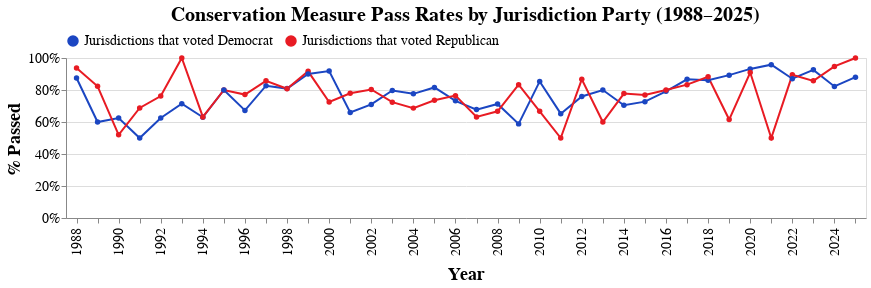

Notebook code cell kept with this figure:
### Markdown cell above
## Pass rates by jurisdiction party

### Code cell
df = (
    votes
    .filter(_.party.isin(["Democrat", "Republican"]))
    .group_by("year", "party")
    .agg(pass_fraction=((_.status.isin(["Pass", "Pass*"]))).cast("int").mean())
    .order_by("year")
    .execute()
)

chart = year_line(
    df,
    y="pass_fraction",
    group="party",
    title="Conservation Measure Pass Rates by Jurisdiction Party (1988–2025)",
    y_title="% Passed",
    stat='percent'
)


chart.save('percent_passed_party.png', ppi=200)
chart

### Figure 1 — Vega-Lite specification as saved in the notebook (floating-point values rounded to 4 significant figures)
{"config": {"view": {"continuousWidth": 300, "continuousHeight": 300}}, "data": {"name": "data-63f4d6aa61ca0f05716ce935efa443b0"}, "mark": {"type": "line", "point": true}, "encoding": {"color": {"field": "party_label", "legend": {"direction": "horizontal", "labelFontSize": 14, "labelLimit": 500, "offset": 5, "orient": "top", "title": null}, "scale": {"domain": ["Jurisdictions that voted Democrat", "Jurisdictions that voted Republican"], "range": ["#1b46c2", "#E81B23"]}, "type": "nominal"}, "x": {"axis": {"labelExpr": "(toNumber(datum.value) % 2 === 0) ? datum.value : ''", "labelFontSize": 14, "labelPadding": 4, "titleFontSize": 18, "titlePadding": 10}, "field": "year", "title": "Year", "type": "ordinal"}, "y": {"axis": {"format": "%", "labelFontSize": 14, "titleFontSize": 18}, "field": "pass_fraction", "title": "% Passed", "type": "quantitative"}}, "height": 160, "title": {"text": "Conservation Measure Pass Rates by Jurisdiction Party (1988–2025)", "dy": -5, "fontSize": 20}, "transform": [{"calculate": "datum['party'] === 'Republican' ? 'Jurisdictions that voted Republican' : datum['party'] === 'Democrat' ? 'Jurisdictions that voted Democrat' : datum['party']", "as": "party_label"}], "width": 800, "$schema": "https://vega.github.io/schema/vega-lite/v5.17.0.json", "datasets": {"data-63f4d6aa61ca0f05716ce935efa443b0": [{"year": 1988, "party": "Democrat", "pass_fraction": 0.875}, {"year": 1988, "party": "Republican", "pass_fraction": 0.9375}, {"year": 1989, "party": "Republican", "pass_fraction": 0.8235}, {"year": 1989, "party": "Democrat", "pass_fraction": 0.6}, {"year": 1990, "party": "Republican", "pass_fraction": 0.52}, {"year": 1990, "party": "Democrat", "pass_fraction": 0.625}, {"year": 1991, "party": "Republican", "pass_fraction": 0.6875}, {"year": 1991, "party": "Democrat", "pass_fraction": 0.5}, {"year": 1992, "party": "Democrat", "pass_fraction": 0.625}, {"year": 1992, "party": "Republican", "pass_fraction": 0.7619}, {"year": 1993, "party": "Republican", "pass_fraction": 1.0}, {"year": 1993, "party": "Democrat", "pass_fraction": 0.7143}, {"year": 1994, "party": "Democrat", "pass_fraction": 0.6296}, {"year": 1994, "party": "Republican", "pass_fraction": 0.6316}, {"year": 1995, "party": "Republican", "pass_fraction": 0.8}, {"year": 1995, "party": "Democrat", "pass_fraction": 0.8}, {"year": 1996, "party": "Democrat", "pass_fraction": 0.6724}, {"year": 1996, "party": "Republican", "pass_fraction": 0.7714}, {"year": 1997, "party": "Democrat", "pass_fraction": 0.8269}, {"year": 1997, "party": "Republican", "pass_fraction": 0.8571}, {"year": 1998, "party": "Democrat", "pass_fraction": 0.8087}, {"year": 1998, "party": "Republican", "pass_fraction": 0.8077}, {"year": 1999, "party": "Republican", "pass_fraction": 0.9167}, {"year": 1999, "party": "Democrat", "pass_fraction": 0.9}, {"year": 2000, "party": "Democrat", "pass_fraction": 0.9182}, {"year": 2000, "party": "Republican", "pass_fraction": 0.7253}, {"year": 2001, "party": "Democrat", "pass_fraction": 0.6593}, {"year": 2001, "party": "Republican", "pass_fraction": 0.7797}, {"year": 2002, "party": "Republican", "pass_fraction": 0.8036}, {"year": 2002, "party": "Democrat", "pass_fraction": 0.7097}, {"year": 2003, "party": "Republican", "pass_fraction": 0.7241}, {"year": 2003, "party": "Democrat", "pass_fraction": 0.7969}, {"year": 2004, "party": "Democrat", "pass_fraction": 0.776}, {"year": 2004, "party": "Republican", "pass_fraction": 0.6867}, {"year": 2005, "party": "Republican", "pass_fraction": 0.7358}, {"year": 2005, "party": "Democrat", "pass_fraction": 0.8161}, {"year": 2006, "party": "Democrat", "pass_fraction": 0.7321}, {"year": 2006, "party": "Republican", "pass_fraction": 0.7647}, {"year": 2007, "party": "Democrat", "pass_fraction": 0.6774}, {"year": 2007, "party": "Republican", "pass_fraction": 0.6316}, {"year": 2008, "party": "Democrat", "pass_fraction": 0.7128}, {"year": 2008, "party": "Republican", "pass_fraction": 0.6667}, {"year": 2009, "party": "Republican", "pass_fraction": 0.8333}, {"year": 2009, "party": "Democrat", "pass_fraction": 0.5882}, {"year": 2010, "party": "Republican", "pass_fraction": 0.6667}, {"year": 2010, "party": "Democrat", "pass_fraction": 0.8537}, {"year": 2011, "party": "Democrat", "pass_fraction": 0.6522}, {"year": 2011, "party": "Republican", "pass_fraction": 0.5}, {"year": 2012, "party": "Republican", "pass_fraction": 0.8667}, {"year": 2012, "party": "Democrat", "pass_fraction": 0.7593}, {"year": 2013, "party": "Democrat", "pass_fraction": 0.8}, {"year": 2013, "party": "Republican", "pass_fraction": 0.6}, {"year": 2014, "party": "Democrat", "pass_fraction": 0.7045}, {"year": 2014, "party": "Republican", "pass_fraction": 0.7778}, {"year": 2015, "party": "Democrat", "pass_fraction": 0.7273}, {"year": 2015, "party": "Republican", "pass_fraction": 0.7692}, {"year": 2016, "party": "Democrat", "pass_fraction": 0.7917}, {"year": 2016, "party": "Republican", "pass_fraction": 0.8}, {"year": 2017, "party": "Democrat", "pass_fraction": 0.8667}, {"year": 2017, "party": "Republican", "pass_fraction": 0.8333}, {"year": 2018, "party": "Democrat", "pass_fraction": 0.8605}, {"year": 2018, "party": "Republican", "pass_fraction": 0.8824}, {"year": 2019, "party": "Democrat", "pass_fraction": 0.8929}, {"year": 2019, "party": "Republican", "pass_fraction": 0.6154}, {"year": 2020, "party": "Democrat", "pass_fraction": 0.9318}, {"year": 2020, "party": "Republican", "pass_fraction": 0.9091}, {"year": 2021, "party": "Democrat", "pass_fraction": 0.9583}, {"year": 2021, "party": "Republican", "pass_fraction": 0.5}, {"year": 2022, "party": "Republican", "pass_fraction": 0.8947}, {"year": 2022, "party": "Democrat", "pass_fraction": 0.8704}, {"year": 2023, "party": "Republican", "pass_fraction": 0.8571}, {"year": 2023, "party": "Democrat", "pass_fraction": 0.9259}, {"year": 2024, "party": "Republican", "pass_fraction": 0.9474}, {"year": 2024, "party": "Democrat", "pass_fraction": 0.8222}, {"year": 2025, "party": "Democrat", "pass_fraction": 0.88}, {"year": 2025, "party": "Republican", "pass_fraction": 1.0}]}}
